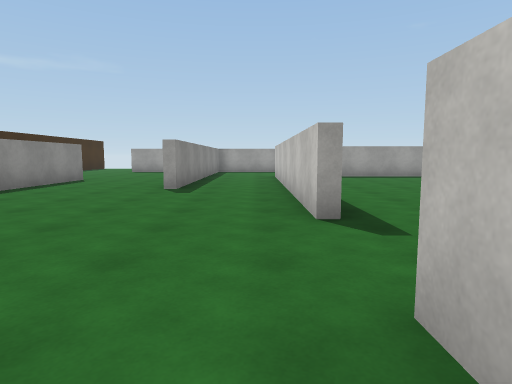
View 1 (above)

20 first-person views from a walk through a 3-D level made in the Unity game engine. The camera is 1.3 m above the floor, tilts 6° down and sees 75° across. Doors are open. The floor is counted in squares, 2 m on a side. Each view is taken from the middle of a square. On the plan, view 1 faces up. The plan holds only what a view shows up to about 10 squares ahead; the rest is blank. The player character is not drawn. Surface patterns are stand-ins for the level's own textures.

View 2
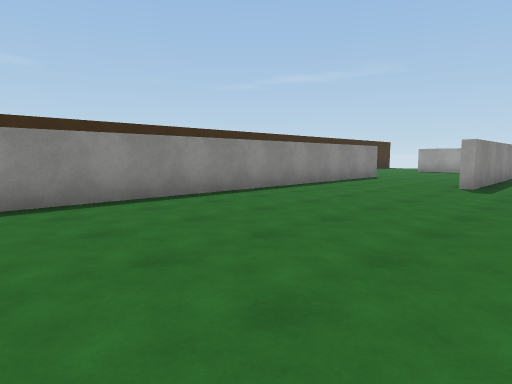

View 3
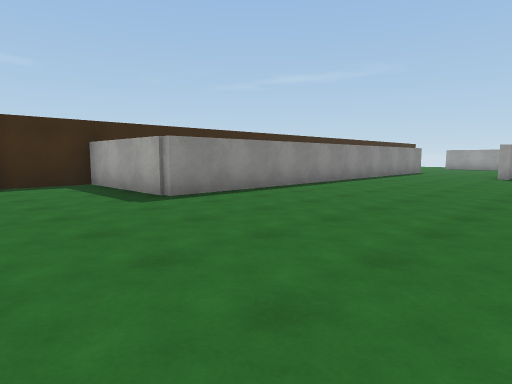

View 4
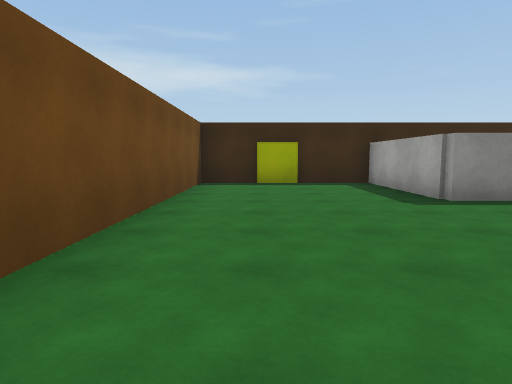

View 5
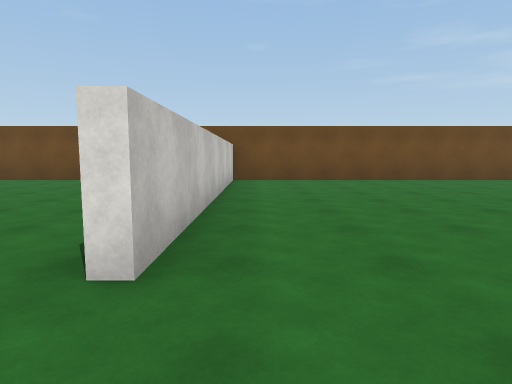

View 6
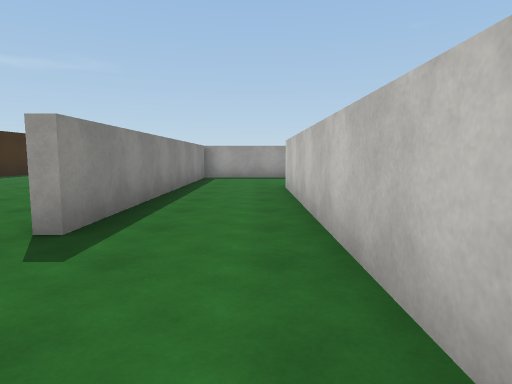

View 7
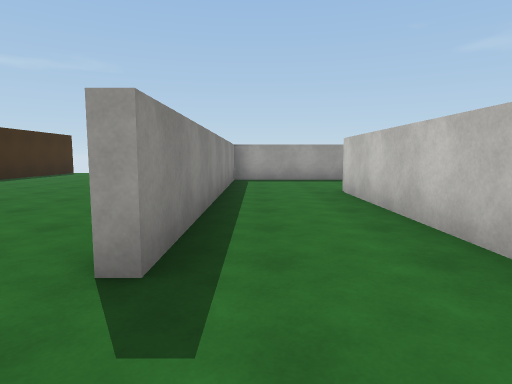

View 8
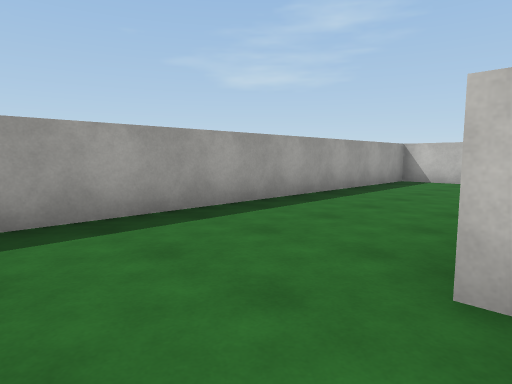

View 9
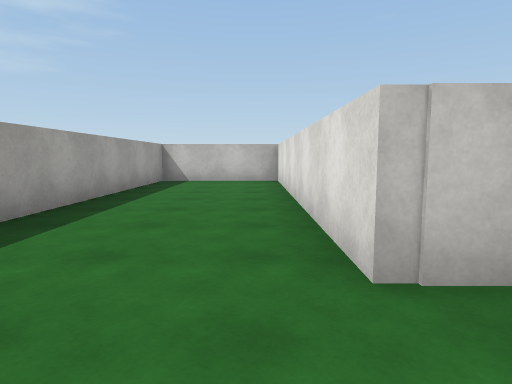

View 10
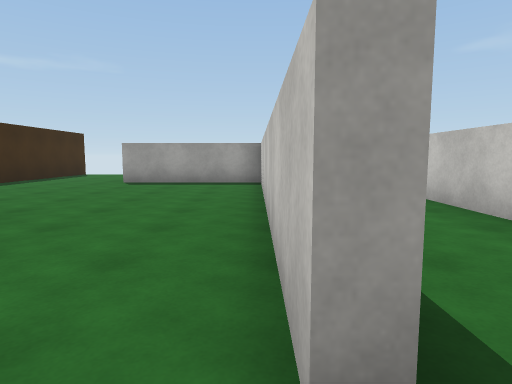

View 11
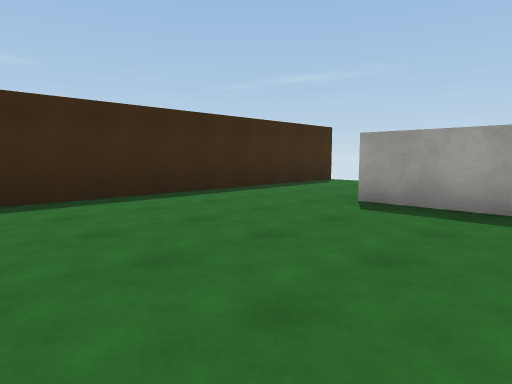

View 12
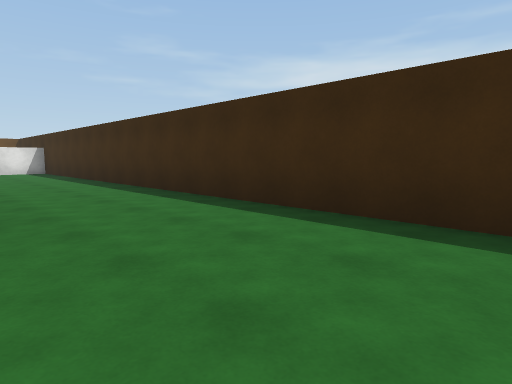

View 13
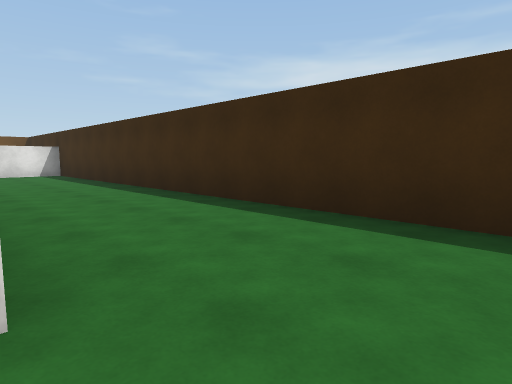

View 14
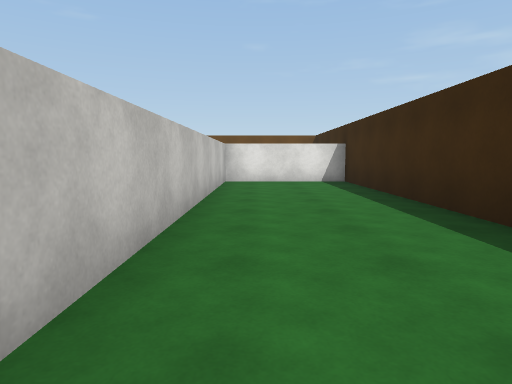

View 15
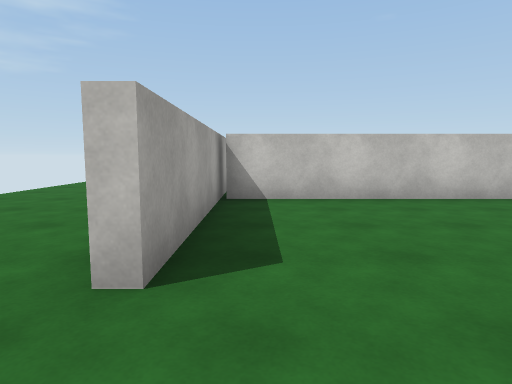

View 16
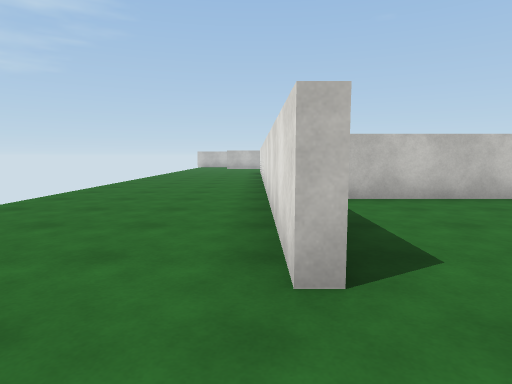

View 17
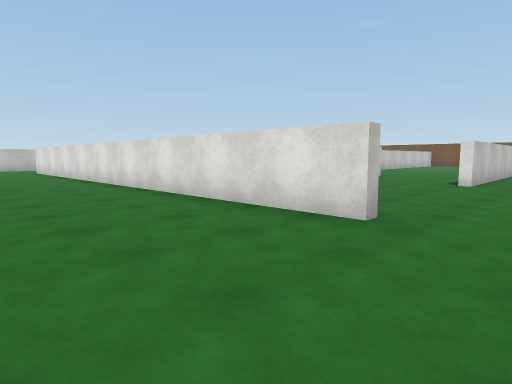

View 18
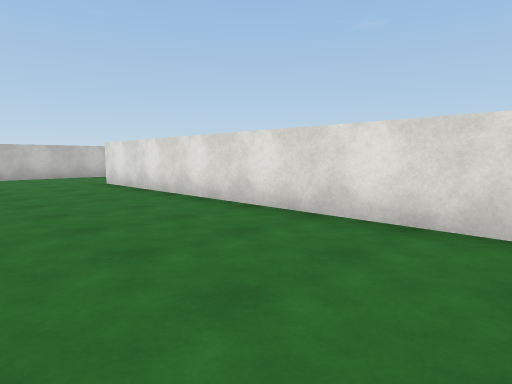

View 19
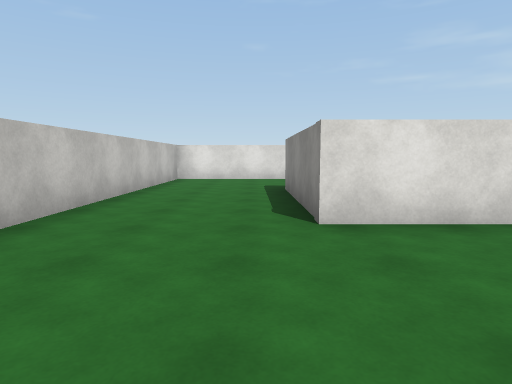

View 20
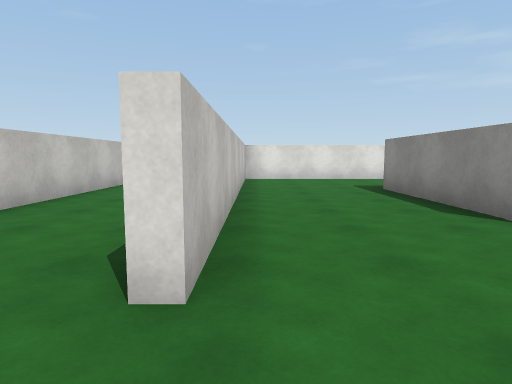

### Floor plan
Ten units are one square. View 1 is at (0, 0); x grows to the right and y downward. Boxes are objects, and circles mark ways between rooms. Rooms are numbered by the first view taken in them; rooms with no view inside come last. Other rooms are left out.
<svg viewBox="-89 -190 214 259">
<path fill="none" stroke="#000" d="M6 -34 6 -114 82 -114 81 -146 -20 -146M-19 -66 -19 -106M-49 -95 -49 22 -84 22 -84 40M-82 39 -82 50M-84 49 -84 64 6 64 6 -14M-16 -141 -16 -66M-19 -106 -19 -145M-20 -146 -55 -146M-55 -148 84 -148 84 -111M-84 -185 -84 19 -52 19 -52 -95M71 -82 113 -82 113 -166"/>
<circle cx="-35" cy="-95" r="3" fill="#2a7"/>
<text x="-10" y="-30">1</text>
<text x="-30" y="-120">2</text>
</svg>
Room 1 opens to room 2.

Where each view was taken, in squares from view 1:
view 1: 0 up, 0 right, facing up
view 2: 1 down, 0 right, facing up-left
view 3: 5 down, 0 right, facing up-left
view 4: 5 down, 0 right, facing left
view 5: 3 up, 0 right, facing down
view 6: 4 up, 0 right, facing up
view 7: 5 up, 1 left, facing up
view 8: 11 up, 1 left, facing up-right
view 9: 12 up, 1 left, facing right
view 10: 6 up, 2 left, facing up
view 11: 10 up, 3 left, facing up-left
view 12: 13 up, 5 left, facing down-left
view 13: 11 up, 5 left, facing down-left
view 14: 7 up, 6 left, facing down
view 15: 14 up, 7 left, facing right
view 16: 15 up, 7 left, facing right
view 17: 18 up, 7 left, facing down-right
view 18: 18 up, 0 right, facing down-right
view 19: 18 up, 9 right, facing down
view 20: 18 up, 11 right, facing down
